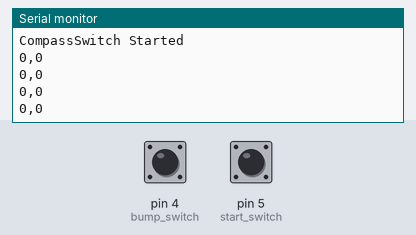
Simulated run of this sketch. Board: Arduino Uno, built with avr-gcc and run on an emulated ATmega328P. On the bench: the last lines printed to the serial monitor. The inputs (shaded band) are chosen by the test bench; at power-on: pin 4 (bump_switch) HIGH, pin 5 (start_switch) HIGH.

Above: at 1.8 s.
1.9 s: pin 4 (bump_switch) pulled LOW for 0.6 s
At 2.4 s:
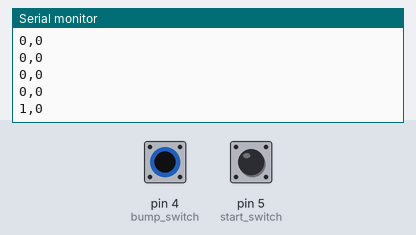
4.0 s: pin 5 (start_switch) pulled LOW for 0.6 s
At 4.4 s:
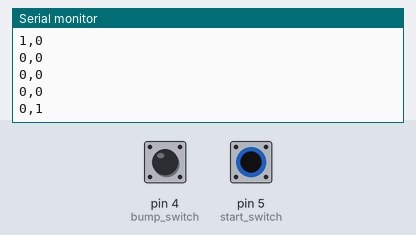

Measured:
- after the input at 1.9 s, the serial monitor: prints a new line after 0.10 s (image 1)
- after the input at 4.0 s, the serial monitor: prints a new line at once (image 2)

The sketch:

compasswitch.ino
```cpp
// Bump/start switch pins
const int bump_switch = 4;
const int start_switch = 5;

void setup(void)
{
  Serial.begin(9600);
  Serial.println("CompassSwitch Started"); Serial.println("");

  // Set bump/switch pins
  pinMode(bump_switch, INPUT_PULLUP);
  pinMode(start_switch, INPUT_PULLUP);
}

void loop(void)
{
  // Switch states
  int bump_state = !digitalRead(bump_switch);
  int start_state = !digitalRead(start_switch);

  Serial.print(bump_state);Serial.print(",");Serial.println(start_state);
  delay(500);
}
```
